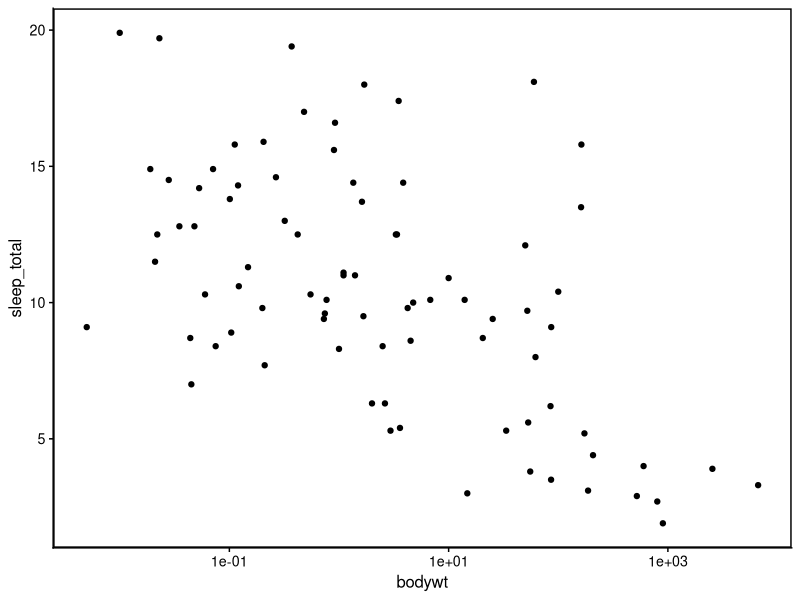
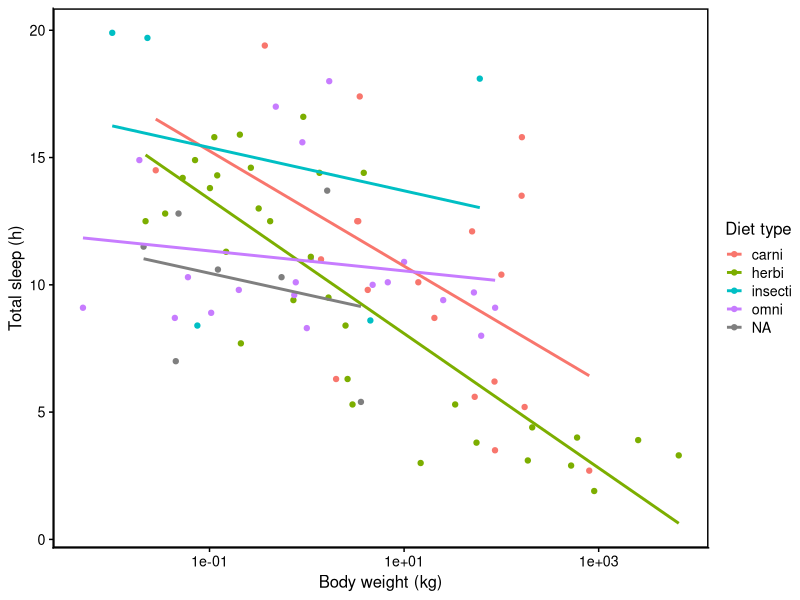
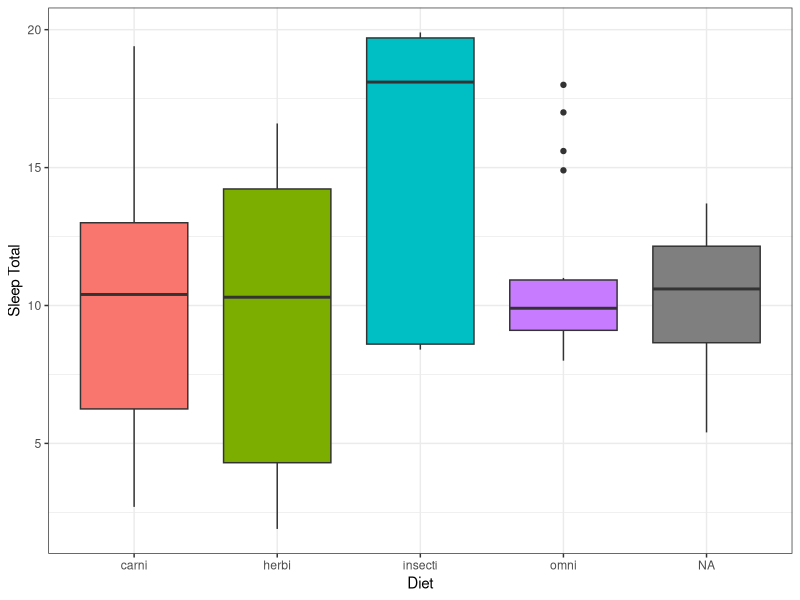
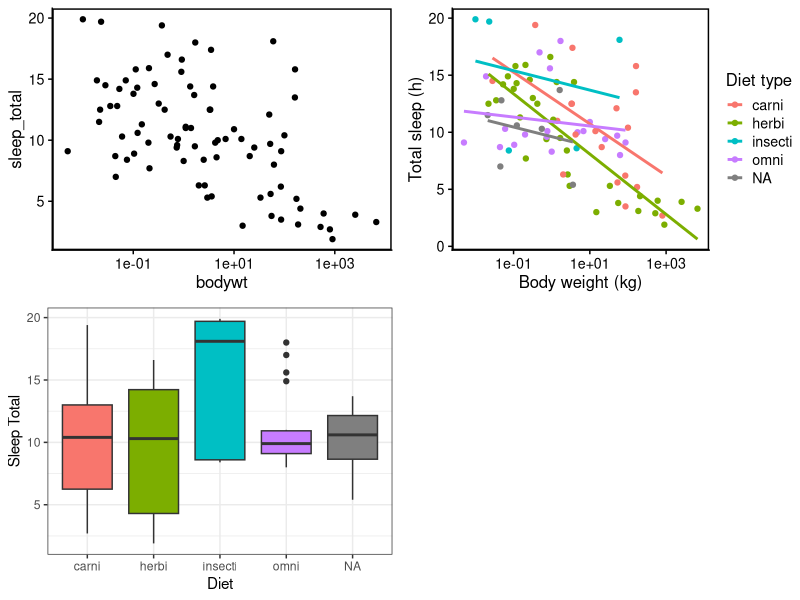
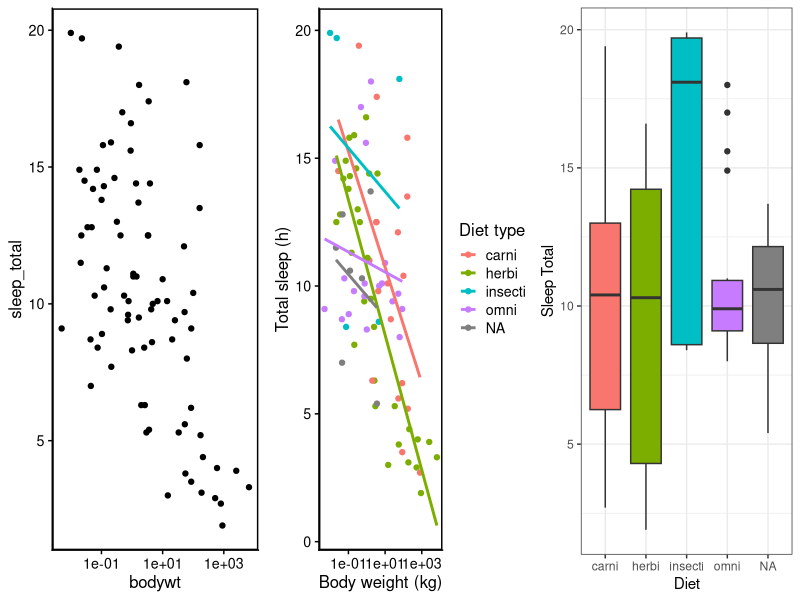
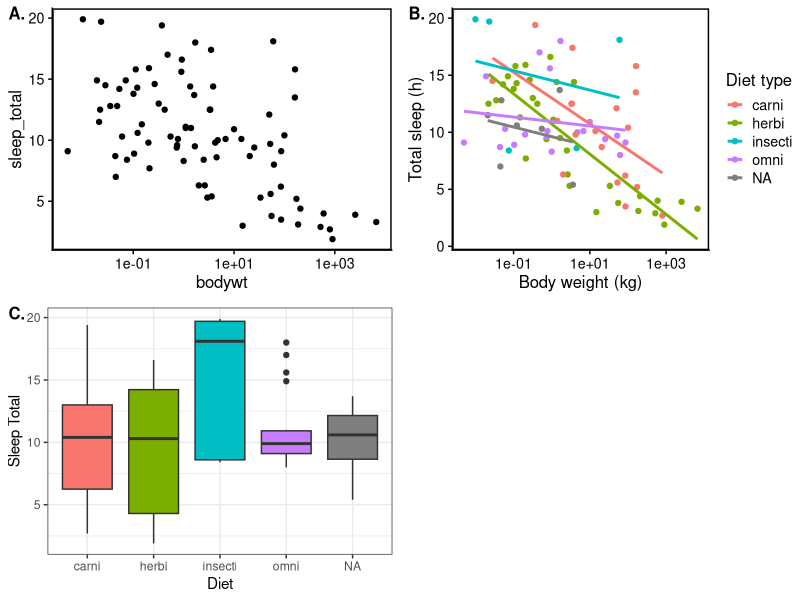
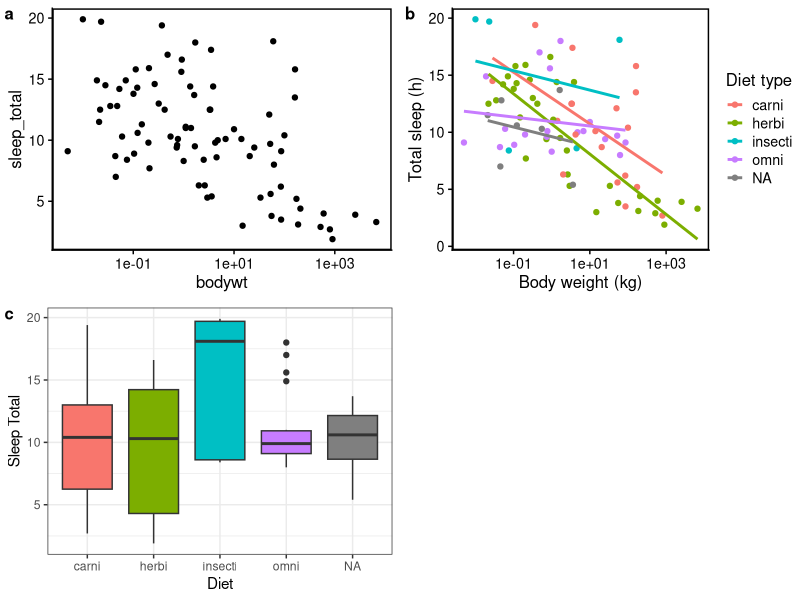
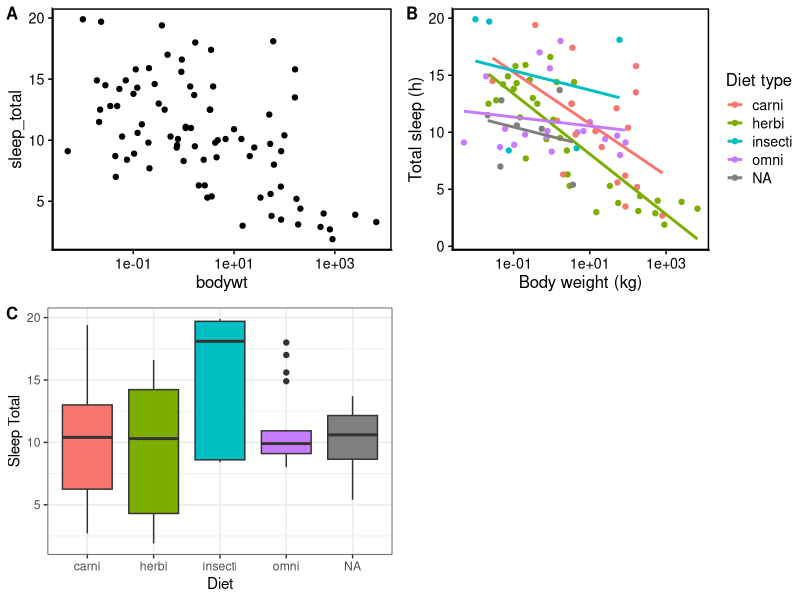

Reproduce these figures in R, in order.
## ---- chunk 1
library(ggplot2)
library(cowplot)
library(gridExtra)

#to install packages if you do not have them
#install.packages("cowplot")
## ---- chunk 2
# sleep time (hs) by body weight (kg#scale_x_log10(labels = comma) +
p1 <- ggplot(msleep, aes(x = bodywt, y = sleep_total)) + # define your dataset and variables
  geom_point() + # add points to make a scatterplot
  scale_x_log10() + # convert x scale to log10
  theme_cowplot(12) + # basic cowplot theme with font 12
  panel_border(color = "black")

p1

# add color by diet type and some labels
p2 <- ggplot(msleep, aes(x = bodywt, y = sleep_total, color = vore)) +
  geom_point() +
  geom_smooth(method = "lm", se = F) + # add smooth line based on linear regression, without the standard error
  scale_x_log10() + 
  theme_cowplot(12) + 
  panel_border(color = "black") + # add a border to the plot panel
  guides(color = guide_legend(title = "Diet type")) + # define your legend tittle
  labs(x = "Body weight (kg)", y = "Total sleep (h)") # add x and y labels

p2

# diet/sleep boxplot
p3 <- ggplot(msleep, mapping=aes(x = vore, y= sleep_total, fill = vore)) +
  geom_boxplot() + 
  labs(x = "Diet", y = "Sleep Total") + 
  theme_bw() + # try out another theme from ggplot2
  theme(legend.position = "none")  # remove color legend since axis names is self explanatory

p3
## ---- chunk 3
# basic
plot_grid(p1, p2, p3)
## ---- chunk 4
# define your desired output format by rows or cols
plot_grid(p1, p2, p3, nrow = 1)
## ---- chunk 5
# add labels manually
plot_grid(p1, p2, p3, labels = c('A.', 'B.', 'C.'), label_size = 12)

# add labels automatically in lower caps
plot_grid(p1, p2, p3, label_size = 12, labels = "auto")

# add labels automatically in CAPS
plot_grid(p1, p2, p3, label_size = 12, labels = "AUTO")
## ---- chunk 6
# make first plot larger than the other one
plot_grid(p1, p3, labels = "AUTO", rel_widths = c(2, 1))
## ---- chunk 7
# simple example no labels

# define desired top row
top_row <- plot_grid(p1, p2)
# combine top_row and p3
plot_grid(top_row, p3, ncol = 1)

# with labels

# if you want to add labels, you have to do it manually, this works
# define labels for top row
top_row <- plot_grid(p1, p2, labels = c("a", "b"))
# define labels for low row
lower_row <- plot_grid(p3, labels = c("c", ""))
# combine top and lower rows into 1 column for desired
plot_grid(top_row, lower_row, ncol = 1)

## ---- chunk 8
inset <- ggplot(subset(msleep, !is.na(vore)), # subset the data without diet info
                aes(x = vore, y= sleep_total, fill = vore)) + # fill box plots coloring by diet
  geom_boxplot(alpha = 0.6) + # add transparency to the boxplot in case if ends on top of points
  labs(x = "Diet", y = "Sleep Total") + 
  theme_minimal_hgrid(9) +
  theme(legend.position = "none") 

ggdraw(p1 + theme_half_open(12)) +
  draw_plot(inset, .55, .55, .4, .4)
  
## ---- chunk 9
# basic, using their defaults (notice is different that cowplot)
grid.arrange(p1, p2, p3)

# set up your desired output
grid.arrange(p1, p2, p3, nrow = 1)
grid.arrange(p1, p2, p3, ncol = 2)
## ---- chunk 10
# combine two plots into 1 column to avoid the free space
grid.arrange(arrangeGrob(p1, p2), p3, nrow = 1)

## ---- chunk 11
ggplot(mtcars, aes(factor(cyl))) +
  geom_bar(fill = "#56B4E9", alpha = 0.8) +
  theme_half_open()
## ---- chunk 12
ggplot(mtcars, aes(factor(cyl))) +
  geom_bar(fill = "#56B4E9", alpha = 0.8) +
  scale_y_continuous(
    # don't expand y scale at the lower end
    expand = expansion(mult = c(0, 0.05))
  ) +
  theme_half_open()
## ---- chunk 13

ggplot(msleep, aes(x = bodywt, y = sleep_total)) +
  geom_point() +
  scale_x_log10() +
  theme_cowplot(12) 

## ---- chunk 14
library(scales)

ggplot(msleep, aes(x = bodywt, y = sleep_total)) +
  geom_point() +
  scale_x_log10(labels = comma) +
  theme_cowplot(12) 
## ---- chunk 15
library(ggthemes)

ggplot(msleep, mapping=aes(x = vore, y= sleep_total, fill = vore)) +
  geom_boxplot() + 
  labs(x = "Diet", y = "Sleep Total") + 
  scale_fill_colorblind() + # fill boxplots using color blind friendly palette
  theme_bw()
## ---- chunk 16
p1 +
  ggtitle("Big taxa, *little* sleep")
## ---- chunk 17
#remotes::install_github('wilkelab/ggtext')

library(ggtext)

p1 +
  ggtitle("Big organisms get *little* sleep") +
  theme(plot.title = element_markdown())
